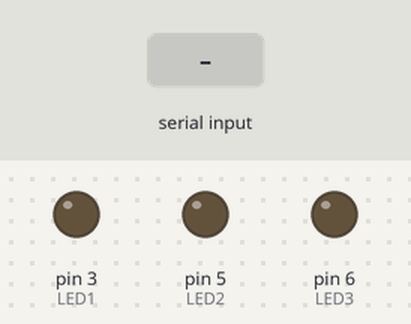
The sketch below on a simulated Arduino Uno, built with avr-gcc and run on an emulated ATmega328P. Parts: output pins drawn as LEDs (lit = HIGH). The test bench sets the inputs (shaded band).

Above: at 1.2 s.
1.3 s: "irrigate" received over Serial
At 2.9 s:
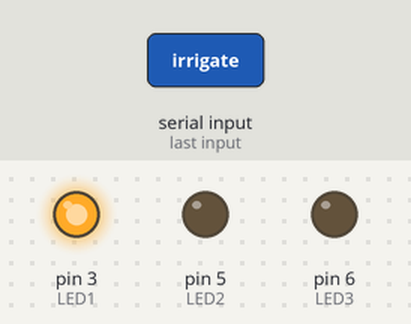
3.8 s: "irrigate" received over Serial
At 7.1 s:
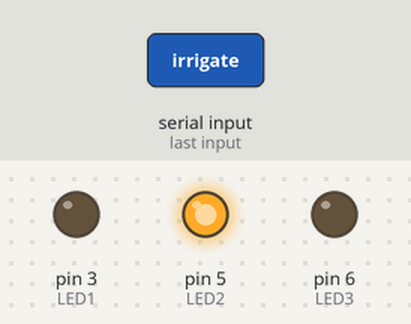
Timing chart, 0 to 10.8 s (numbered marks = the images above; inputs shaded):
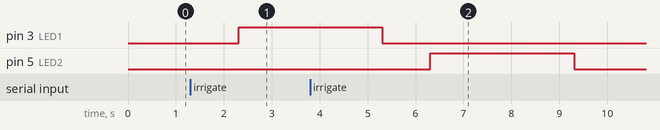

The sketch:

LED_final_test.ino
```cpp
#define LED1 3  // LED for Row 1 (PWM pin 3)
#define LED2 5  // LED for Row 2 (PWM pin 5)
#define LED3 6  // LED for Row 3 (PWM pin 6)

int counter = 1;  // Counter to track LED sequence

void setup() {
  Serial.begin(9600);  // Start serial communication at 9600 baud rate
  pinMode(LED1, OUTPUT);
  pinMode(LED2, OUTPUT);
  pinMode(LED3, OUTPUT);
}

void loop() {
  if (Serial.available() > 0) {
    String command = Serial.readString();  // Read received data
    command.trim();  // Remove any whitespace or newlines

    if (command.equals("irrigate")) {
      // Turn off all LEDs before turning on the next one
      analogWrite(LED1, 0);
      analogWrite(LED2, 0);
      analogWrite(LED3, 0);

      // Turn on the respective LED based on counter value
      if (counter == 1) {
        analogWrite(LED1, 255);  // Full brightness
        delay(3000);
        analogWrite(LED1, 0);
      }
      else if (counter == 2) {
        analogWrite(LED2, 255);
        delay(3000);
        analogWrite(LED2, 0);
      }
      else if (counter == 3) {
        analogWrite(LED3, 255);
        delay(3000);
        analogWrite(LED3, 0);
      }

      counter++;  // Increment counter

      if (counter > 3) {
        counter = 1;  // Reset counter after 3rd LED
      }

    }
  }
}
```

Measured:
- after the input at 1.3 s, pin 3 (LED1): LOW → HIGH after 1.0 s
- after the input at 3.8 s, pin 5 (LED2): LOW → HIGH after 2.5 s, → LOW 3.0 s later
